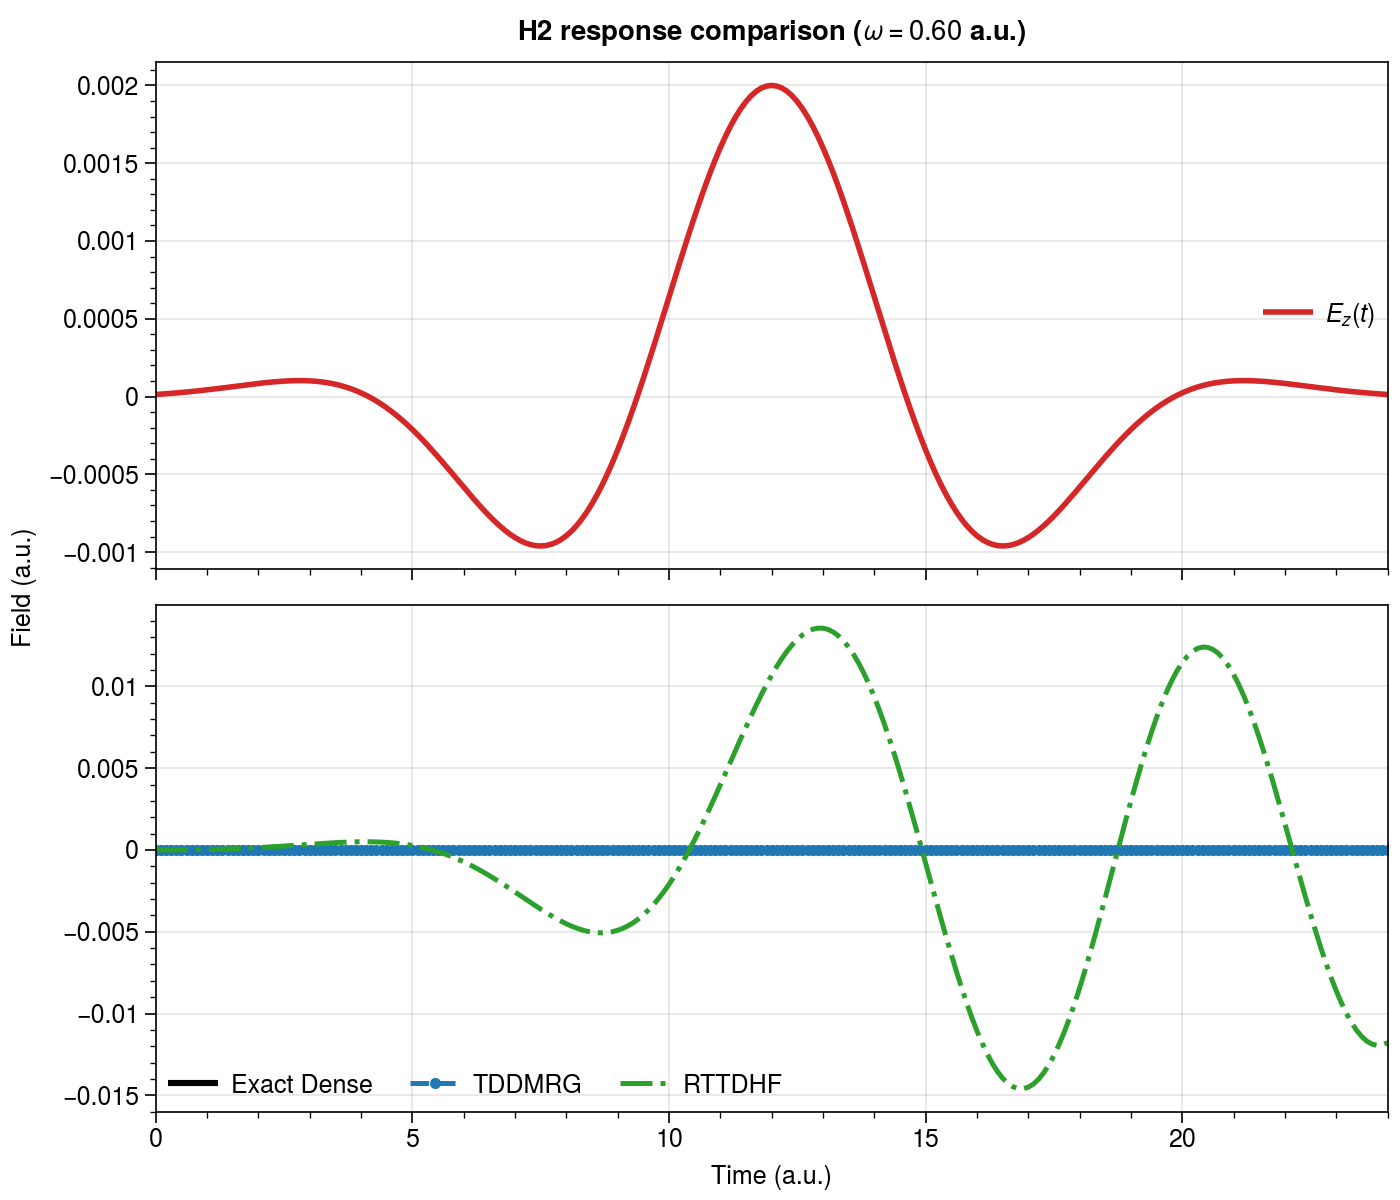

Recreate this plot in Python.
#!/usr/bin/env python3
# -*- coding: utf-8 -*-
"""
Compare H2 real-time dipole response from:
1. exact dense active-space propagation
2. TDDMRG
3. RTTDHF
"""

import io
import contextlib
import logging

import numpy as np
import ultraplot as uplt
from scipy.linalg import expm

from pyqed.qchem import Molecule, RTTDHF, gaussian_pulse
from pyqed.qchem.hf import RHF
from pyqed.qchem.dmrg import TDDMRG
from pyqed.qchem.dmrg.tddmrg import _mpo_to_dense_matrix
from pyqed.mps.decompose import tt_to_tensor
from pyqed.mps.mps import expect_mps


def main():
    logging.disable(logging.CRITICAL)

    out = "/Users/bingg/Library/CloudStorage/OneDrive-西湖大学/pyqed/examples/qchem/tddmrg_h2_threeway_compare.png"

    mol = Molecule(
        atom="H 0 0 0; H 0 0 1.4",
        unit="bohr",
        basis="sto-3g",
    )
    with contextlib.redirect_stdout(io.StringIO()), contextlib.redirect_stderr(io.StringIO()):
        mol.build(driver="gbasis")
        mf = RHF(mol).run()

    omega = 0.6
    dt = 0.1
    steps = 240
    pulse = gaussian_pulse(
        amplitude=2e-3,
        center=12.0,
        width=4.0,
        omega=omega,
        phase=0.0,
        polarization=(0.0, 0.0, 1.0),
    )

    td = TDDMRG(mf, ncas=2, nelecas=2, D=8, td_bond_dim=8, init_guess="cid")
    with contextlib.redirect_stdout(io.StringIO()), contextlib.redirect_stderr(io.StringIO()):
        td.build()
        td.optimize_ground_state(
            nstates=1,
            nsweeps=4,
            symmetry_list=["charge", "sz"],
            compute_s2=False,
        )

    psi0 = td.export_initial_guess(dense=True)
    mu_mpo = td.get_interaction_mpo(axis=2)
    mu0 = float(np.real(expect_mps(psi0.factors, mu_mpo.factors)))

    with contextlib.redirect_stdout(io.StringIO()), contextlib.redirect_stderr(io.StringIO()):
        td.run(dt=dt, steps=steps, interval=1, field=pulse, e_ops=["mu_z"])
    times = np.concatenate(([0.0], td.times))
    mu_td = np.concatenate(([mu0], np.real(td.observables[:, 0])))

    vec = np.asarray(tt_to_tensor(psi0.factors), dtype=complex).reshape(-1)
    mu_mat = _mpo_to_dense_matrix(mu_mpo)
    h_mat = _mpo_to_dense_matrix(td._get_td_hamiltonian())
    u_half = expm(-0.5j * dt * h_mat)

    mu_exact = [float(np.real(np.vdot(vec, mu_mat @ vec)))]
    time = 0.0
    for _ in range(steps):
        ez = td._field_vector(time + 0.5 * dt, pulse)[2]
        vec = u_half @ vec
        vec = expm(+1j * dt * ez * mu_mat) @ vec
        vec = u_half @ vec
        vec = vec / np.linalg.norm(vec)
        mu_exact.append(float(np.real(np.vdot(vec, mu_mat @ vec))))
        time += dt
    mu_exact = np.asarray(mu_exact)

    rt = RTTDHF(mf, field=pulse)
    with contextlib.redirect_stdout(io.StringIO()), contextlib.redirect_stderr(io.StringIO()):
        rt.run(dt=dt, nsteps=steps, store_dm=False)
    mu_rt = np.asarray(rt.dipoles[:, 2], dtype=float)

    field_z = np.array([td._field_vector(t, pulse)[2] for t in times], dtype=float)

    print("System: H2 / STO-3G / CAS(2,2)")
    print(f"omega = {omega:.6f} a.u.")
    print(f"max |mu_exact - mu_exact(0)| = {np.max(np.abs(mu_exact - mu_exact[0])):.6e}")
    print(f"max |mu_tddmrg - mu_tddmrg(0)| = {np.max(np.abs(mu_td - mu_td[0])):.6e}")
    print(f"max |mu_rttdhf - mu_rttdhf(0)| = {np.max(np.abs(mu_rt - mu_rt[0])):.6e}")
    print(f"max |mu_exact - mu_tddmrg| = {np.max(np.abs(mu_exact - mu_td)):.6e}")
    print(f"Saved figure to: {out}")

    fig, axes = uplt.subplots(nrows=2, ncols=1, sharex=True, figsize=(7, 6))

    axes[0].plot(times, field_z, lw=2.0, color="tab:red", label=r"$E_z(t)$")
    axes[0].set_ylabel("Field (a.u.)")
    axes[0].legend(loc="best", frame=False)

    axes[1].plot(times, mu_exact, lw=2.2, color="black", label="Exact Dense")
    axes[1].plot(times, mu_td, lw=1.8, ls="--", color="tab:blue", marker="o", ms=3, label="TDDMRG")
    axes[1].plot(times, mu_rt, lw=1.8, ls="-.", color="tab:green", label="RTTDHF")
    axes[1].set_xlabel("Time (a.u.)")
    axes[1].set_ylabel(r"$\mu_z(t)$ (a.u.)")
    axes[1].legend(loc="best", frame=False)

    fig.format(suptitle=rf"H2 response comparison ($\omega={omega:.2f}$ a.u.)")
    fig.savefig(out, dpi=200)


if __name__ == "__main__":
    main()
